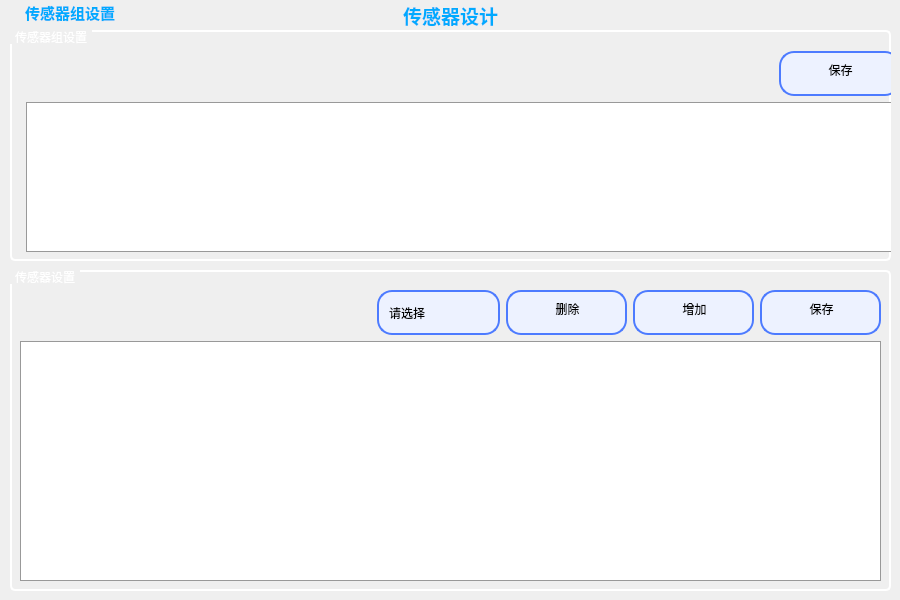
<?xml version="1.0" encoding="UTF-8"?>
<ui version="4.0">
 <class>SensorDesign</class>
 <widget class="QWidget" name="SensorDesign">
  <property name="geometry">
   <rect>
    <x>0</x>
    <y>0</y>
    <width>900</width>
    <height>600</height>
   </rect>
  </property>
  <property name="minimumSize">
   <size>
    <width>900</width>
    <height>600</height>
   </size>
  </property>
  <property name="maximumSize">
   <size>
    <width>900</width>
    <height>600</height>
   </size>
  </property>
  <property name="windowTitle">
   <string>传感器设计</string>
  </property>
  <widget class="QLabel" name="Tietlel">
   <property name="geometry">
    <rect>
     <x>360</x>
     <y>0</y>
     <width>181</width>
     <height>31</height>
    </rect>
   </property>
   <property name="minimumSize">
    <size>
     <width>181</width>
     <height>31</height>
    </size>
   </property>
   <property name="maximumSize">
    <size>
     <width>181</width>
     <height>31</height>
    </size>
   </property>
   <property name="text">
    <string>&lt;html&gt;&lt;head/&gt;&lt;body&gt;&lt;p align=&quot;center&quot;&gt;&lt;span style=&quot; font-size:14pt; font-weight:700; color:#00aaff;&quot;&gt;传感器设计&lt;/span&gt;&lt;/p&gt;&lt;/body&gt;&lt;/html&gt;</string>
   </property>
  </widget>
  <widget class="QLabel" name="bg_label">
   <property name="geometry">
    <rect>
     <x>0</x>
     <y>0</y>
     <width>901</width>
     <height>601</height>
    </rect>
   </property>
   <property name="minimumSize">
    <size>
     <width>901</width>
     <height>601</height>
    </size>
   </property>
   <property name="maximumSize">
    <size>
     <width>901</width>
     <height>601</height>
    </size>
   </property>
   <property name="text">
    <string/>
   </property>
   <property name="scaledContents">
    <bool>true</bool>
   </property>
  </widget>
  <widget class="QLabel" name="label">
   <property name="geometry">
    <rect>
     <x>20</x>
     <y>0</y>
     <width>100</width>
     <height>25</height>
    </rect>
   </property>
   <property name="minimumSize">
    <size>
     <width>100</width>
     <height>25</height>
    </size>
   </property>
   <property name="maximumSize">
    <size>
     <width>80</width>
     <height>25</height>
    </size>
   </property>
   <property name="text">
    <string>&lt;html&gt;&lt;head/&gt;&lt;body&gt;&lt;p align=&quot;center&quot;&gt;&lt;span style=&quot; font-size:11pt; font-weight:700; color:#00aaff;&quot;&gt;传感器组设置&lt;/span&gt;&lt;/p&gt;&lt;/body&gt;&lt;/html&gt;</string>
   </property>
  </widget>
  <widget class="QGroupBox" name="groupBox">
   <property name="geometry">
    <rect>
     <x>10</x>
     <y>30</y>
     <width>881</width>
     <height>231</height>
    </rect>
   </property>
   <property name="styleSheet">
    <string notr="true">QGroupBox {
    border: 2px solid white;
    border-radius: 5px;
    margin-top: 1.5ex;
}
QGroupBox::title {
    subcontrol-origin: margin;
    subcontrol-position: top left;
    padding: 0 3px;
    color: white;
    font-weight: bold;
}</string>
   </property>
   <property name="title">
    <string>传感器组设置</string>
   </property>
   <widget class="QWidget" name="gridLayoutWidget_2">
    <property name="geometry">
     <rect>
      <x>15</x>
      <y>21</y>
      <width>876</width>
      <height>201</height>
     </rect>
    </property>
    <layout class="QGridLayout" name="gridLayout_2">
     <item row="1" column="0">
      <widget class="QTableView" name="tableView_1">
       <property name="minimumSize">
        <size>
         <width>874</width>
         <height>0</height>
        </size>
       </property>
       <property name="maximumSize">
        <size>
         <width>874</width>
         <height>191</height>
        </size>
       </property>
       <property name="styleSheet">
        <string notr="true">QTableView {
    background-color: #ffffff;
    gridline-color: #d0d0d0;
    border: 1px solid #999999;
    selection-background-color: #66aaff;
    selection-color: white;
    alternate-background-color: #f0f0f5;
}

QTableView::item {
    padding: 5px;
    font-size: 12px;
    color: #333333;
}

QTableView::item:selected {
    background-color: #66aaff;
    color: white;
}

QTableView::horizontalHeader {
    background-color: #e0e0e0;
    border-bottom: 1px solid #999999;
}

QTableView::horizontalHeader::section {
    padding: 5px;
    font-weight: bold;
    border-right: 1px solid #d0d0d0;
}

QTableView::verticalHeader {
    background-color: #e0e0e0;
    border-right: 1px solid #999999;
}

QTableView::verticalHeader::section {
    padding: 5px;
    font-weight: bold;
    border-bottom: 1px solid #d0d0d0;
}</string>
       </property>
      </widget>
     </item>
     <item row="0" column="0" alignment="Qt::AlignmentFlag::AlignRight">
      <widget class="QPushButton" name="SaveButton1">
       <property name="minimumSize">
        <size>
         <width>121</width>
         <height>45</height>
        </size>
       </property>
       <property name="maximumSize">
        <size>
         <width>184</width>
         <height>45</height>
        </size>
       </property>
       <property name="styleSheet">
        <string notr="true">QPushButton {
    border: 2px solid #f3f3f3;/*设置线宽*/
	background-color: rgb(237, 242, 255);/*背景颜色*/
    border-radius: 15px;/*圆角*/
    padding: 2px 8px 15px 2px;  /*针对于组合框中的文本内容*/
	text-align:bottom;
    min-width: 9em;   /*# 组合框的最小宽度*/
    /*min-height: 5em;*/

	border-style:solid;/*边框为实线型*/
	border-width:2px;/*边框宽度*/
	border-color:rgb(77, 123, 255);/*边框颜色*/

	padding-left: 10px;/*左侧边距*/
}

QPushButton:hover
{
		color:#f3f3f3;
	background-color:rgb(102,178,255); /*改变背景色*/
	border-style:inset;/*改变边框风格*/
	padding-left:6px;
	padding-top:6px;
}</string>
       </property>
       <property name="text">
        <string>保存</string>
       </property>
      </widget>
     </item>
    </layout>
   </widget>
  </widget>
  <widget class="QGroupBox" name="groupBox_2">
   <property name="geometry">
    <rect>
     <x>10</x>
     <y>270</y>
     <width>881</width>
     <height>321</height>
    </rect>
   </property>
   <property name="styleSheet">
    <string notr="true">QGroupBox {
    border: 2px solid white;
    border-radius: 5px;
    margin-top: 1.5ex;
}
QGroupBox::title {
    subcontrol-origin: margin;
    subcontrol-position: top left;
    padding: 0 3px;
    color: white;
    font-weight: bold;
}</string>
   </property>
   <property name="title">
    <string>传感器设置</string>
   </property>
   <widget class="QWidget" name="gridLayoutWidget_3">
    <property name="geometry">
     <rect>
      <x>10</x>
      <y>20</y>
      <width>861</width>
      <height>291</height>
     </rect>
    </property>
    <layout class="QGridLayout" name="gridLayout_3">
     <item row="1" column="0">
      <widget class="QTableView" name="tableView_2">
       <property name="styleSheet">
        <string notr="true">QTableView {
    background-color: #ffffff;
    gridline-color: #d0d0d0;
    border: 1px solid #999999;
    selection-background-color: #66aaff;
    selection-color: white;
    alternate-background-color: #f0f0f5;
}

QTableView::item {
    padding: 5px;
    font-size: 12px;
    color: #333333;
}

QTableView::item:selected {
    background-color: #66aaff;
    color: white;
}

QTableView::horizontalHeader {
    background-color: #e0e0e0;
    border-bottom: 1px solid #999999;
}

QTableView::horizontalHeader::section {
    padding: 5px;
    font-weight: bold;
    border-right: 1px solid #d0d0d0;
}

QTableView::verticalHeader {
    background-color: #e0e0e0;
    border-right: 1px solid #999999;
}

QTableView::verticalHeader::section {
    padding: 5px;
    font-weight: bold;
    border-bottom: 1px solid #d0d0d0;
}</string>
       </property>
      </widget>
     </item>
     <item row="0" column="0">
      <layout class="QHBoxLayout" name="horizontalLayout">
       <item>
        <spacer name="horizontalSpacer">
         <property name="orientation">
          <enum>Qt::Orientation::Horizontal</enum>
         </property>
         <property name="sizeHint" stdset="0">
          <size>
           <width>40</width>
           <height>20</height>
          </size>
         </property>
        </spacer>
       </item>
       <item>
        <widget class="QComboBox" name="comboBox">
         <property name="minimumSize">
          <size>
           <width>115</width>
           <height>45</height>
          </size>
         </property>
         <property name="maximumSize">
          <size>
           <width>16777215</width>
           <height>45</height>
          </size>
         </property>
         <property name="styleSheet">
          <string notr="true">QComboBox {
    border: 2px solid #f3f3f3;/*设置线宽*/
	background-color: rgb(237, 242, 255);/*背景颜色*/
    border-radius: 15px;/*圆角*/
    padding: 1px 2px 1px 2px;  /*针对于组合框中的文本内容*/
	text-align:bottom;
    min-width: 9em;   /*# 组合框的最小宽度*/
    /*min-height: 5em;*/

	border-style:solid;/*边框为实线型*/
	border-width:2px;/*边框宽度*/
	border-color:rgb(77, 123, 255);/*边框颜色*/

	padding-left: 10px;/*左侧边距*/
}
/*QCombobox右侧按钮*/
QComboBox::drop-down {
    subcontrol-origin: padding;
    subcontrol-position: top right;/*放于右方顶部*/
    width: 50px;/*设置按钮范围宽度*/
 	/*border-radius: 15px;
    border-left-width: 1px;
    border-left-color: darkgray;
    border-left-style: solid;*/

    border-top-right-radius: 3px;/*设置边框圆角*/
    border-bottom-right-radius: 3px;
/*padding-right: 50px;*/
}
/*QCombobox右侧按钮的箭头图标*/
QComboBox::down-arrow {
	border-image: url(:/image/down_list.png);/*自定义图片填充*/
	width: 10px;/*设置该图标的宽高*/
	height: 10px;
}


/* 下拉后，整个下拉窗体样式 */
QComboBox QAbstractItemView {
    border: 2px solid #f3f3f3;/*边框宽度、线形、颜色*/
	background-color: rgba(237, 242, 255, 1);/*背景颜色*/
    border-radius: 15px;/*圆角*/
    padding: 1px 2px 1px 2px;  /*针对于组合框中的文本内容*/
    min-width: 9em;   /*# 组合框的最小宽度*/
}

/* 下拉后，整个下拉窗体每项的样式 */
QComboBox QAbstractItemView::item {
	border-radius: 15px;/*圆角*/
    height: 30px;   /* 项的高度（设置pComboBox-&gt;setView(new QListView());后，该项才起作用） */
	background-color: rgb(237, 242, 255);

}

/*以下部分不知为何不生效，有待调试*/
/* 下拉后，整个下拉窗体越过每项的样式 */
QComboBox QAbstractItemView::item:hover {
    color: #FFFFF0;
       /* 整个下拉窗体越过每项的背景色 */
	background-color: rgb(98, 0, 255);
}

/* 下拉后，整个下拉窗体被选择的每项的样式 */
QComboBox QAbstractItemView::item:selected {
    color: #FFFFF0;
	background-color: rgb(0, 85, 200);
}</string>
         </property>
         <item>
          <property name="text">
           <string>请选择</string>
          </property>
         </item>
         <item>
          <property name="text">
           <string>传感器组1</string>
          </property>
         </item>
         <item>
          <property name="text">
           <string>传感器组2</string>
          </property>
         </item>
         <item>
          <property name="text">
           <string>传感器组3</string>
          </property>
         </item>
         <item>
          <property name="text">
           <string>传感器组4</string>
          </property>
         </item>
         <item>
          <property name="text">
           <string>传感器组5</string>
          </property>
         </item>
        </widget>
       </item>
       <item>
        <widget class="QPushButton" name="DeleteButton">
         <property name="minimumSize">
          <size>
           <width>121</width>
           <height>45</height>
          </size>
         </property>
         <property name="maximumSize">
          <size>
           <width>16777215</width>
           <height>45</height>
          </size>
         </property>
         <property name="styleSheet">
          <string notr="true">QPushButton {
    border: 2px solid #f3f3f3;/*设置线宽*/
	background-color: rgb(237, 242, 255);/*背景颜色*/
    border-radius: 15px;/*圆角*/
    padding: 2px 8px 15px 2px;  /*针对于组合框中的文本内容*/
	text-align:bottom;
    min-width: 9em;   /*# 组合框的最小宽度*/
    /*min-height: 5em;*/

	border-style:solid;/*边框为实线型*/
	border-width:2px;/*边框宽度*/
	border-color:rgb(77, 123, 255);/*边框颜色*/

	padding-left: 10px;/*左侧边距*/
}

QPushButton:hover
{
		color:#f3f3f3;
	background-color:rgb(102,178,255); /*改变背景色*/
	border-style:inset;/*改变边框风格*/
	padding-left:6px;
	padding-top:6px;
}</string>
         </property>
         <property name="text">
          <string>删除</string>
         </property>
        </widget>
       </item>
       <item>
        <widget class="QPushButton" name="AddButton">
         <property name="minimumSize">
          <size>
           <width>121</width>
           <height>45</height>
          </size>
         </property>
         <property name="maximumSize">
          <size>
           <width>16777215</width>
           <height>45</height>
          </size>
         </property>
         <property name="styleSheet">
          <string notr="true">QPushButton {
    border: 2px solid #f3f3f3;/*设置线宽*/
	background-color: rgb(237, 242, 255);/*背景颜色*/
    border-radius: 15px;/*圆角*/
    padding: 2px 8px 15px 2px;  /*针对于组合框中的文本内容*/
	text-align:bottom;
    min-width: 9em;   /*# 组合框的最小宽度*/
    /*min-height: 5em;*/

	border-style:solid;/*边框为实线型*/
	border-width:2px;/*边框宽度*/
	border-color:rgb(77, 123, 255);/*边框颜色*/

	padding-left: 10px;/*左侧边距*/
}

QPushButton:hover
{
		color:#f3f3f3;
	background-color:rgb(102,178,255); /*改变背景色*/
	border-style:inset;/*改变边框风格*/
	padding-left:6px;
	padding-top:6px;
}</string>
         </property>
         <property name="text">
          <string>增加</string>
         </property>
        </widget>
       </item>
       <item>
        <widget class="QPushButton" name="SaveButton2">
         <property name="minimumSize">
          <size>
           <width>121</width>
           <height>0</height>
          </size>
         </property>
         <property name="maximumSize">
          <size>
           <width>184</width>
           <height>45</height>
          </size>
         </property>
         <property name="styleSheet">
          <string notr="true">QPushButton {
    border: 2px solid #f3f3f3;/*设置线宽*/
	background-color: rgb(237, 242, 255);/*背景颜色*/
    border-radius: 15px;/*圆角*/
    padding: 2px 8px 15px 2px;  /*针对于组合框中的文本内容*/
	text-align:bottom;
    min-width: 9em;   /*# 组合框的最小宽度*/
    /*min-height: 5em;*/

	border-style:solid;/*边框为实线型*/
	border-width:2px;/*边框宽度*/
	border-color:rgb(77, 123, 255);/*边框颜色*/

	padding-left: 10px;/*左侧边距*/
}

QPushButton:hover
{
		color:#f3f3f3;
	background-color:rgb(102,178,255); /*改变背景色*/
	border-style:inset;/*改变边框风格*/
	padding-left:6px;
	padding-top:6px;
}</string>
         </property>
         <property name="text">
          <string>保存</string>
         </property>
        </widget>
       </item>
      </layout>
     </item>
    </layout>
   </widget>
  </widget>
  <zorder>bg_label</zorder>
  <zorder>Tietlel</zorder>
  <zorder>label</zorder>
  <zorder>groupBox</zorder>
  <zorder>groupBox_2</zorder>
 </widget>
 <resources/>
 <connections/>
</ui>
